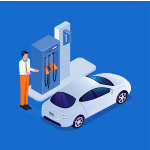
#> input picture ontap/images/cayxang.jpg, 150 x 150 px, found by its file name
$ python bt56.py
#> lines starting #> are read from the running program, lines starting #| are printed output that depends on the picture
import cv2
import numpy as np
import matplotlib.pyplot as plt
img=cv2.imread('.\images\\cayxang.jpg')
#> img is the input picture: shape (150, 150, 3); mean B, G, R 200.4, 122.1, 58.1
img_hsv=cv2.cvtColor(img,cv2.COLOR_BGR2HSV)
#> img_hsv: shape (150, 150, 3); mean H, S, V 105.6, 188.6, 203.2
h,s,v=cv2.split(img_hsv)
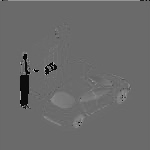
#> h: shape (150, 150); min 0, max 179, mean 105.6
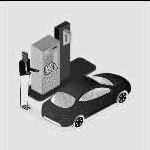
#> s: shape (150, 150); min 0, max 255, mean 188.6
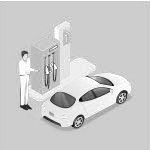
#> v: shape (150, 150); min 7, max 255, mean 203.2
hist1 = cv2.calcHist([h],[0],None,[256],[0,256])
#> hist1 = 256 values, max 15143 at index 106, min 0 at index 1, mean 87.89
plt.plot(hist1, color ="r")
hist2 = cv2.calcHist([s], [0], None, [256], [0, 256])
#> hist2 = 256 values, max 10309 at index 226, min 0 at index 251, mean 87.89
plt.plot(hist2, color = 'b')
hist3 = cv2.calcHist([v], [0], None, [256], [0, 256])
#> hist3 = 256 values, max 11314 at index 205, min 0 at index 0, mean 87.89
plt.plot(hist3, color = 'g')
plt.title("hist kenh h,s,v ")
plt.show()
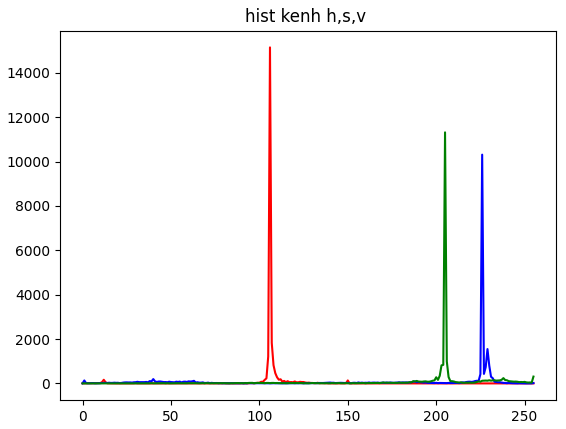
#> figure drawn by matplotlib, 1 panel; curve peaks at x = 106, y = 15143; curve peaks at x = 226, y = 10309; curve peaks at x = 205, y = 11314
hist_hsv = cv2.calcHist(img_hsv,[0],None,[256],[0,256])
#> hist_hsv = 256 values, max 147 at index 255, min 0 at index 8, mean 1.76
plt.plot(hist_hsv)
plt.title("hist kenh hsv ")
plt.show()
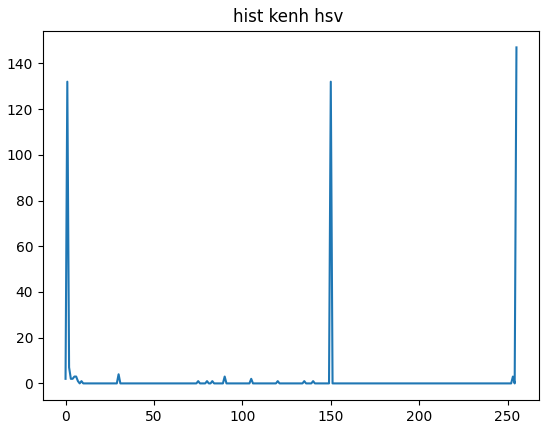
#> figure drawn by matplotlib, 1 panel; curve peaks at x = 255, y = 147
hist_s = cv2.calcHist(s,[0],None,[256],[0,256])
#> hist_s = 256 values, max 132 at index 1, min 0 at index 8, mean 0.586
plt.plot(hist_s)
plt.title("hist kenh s ")
plt.show()
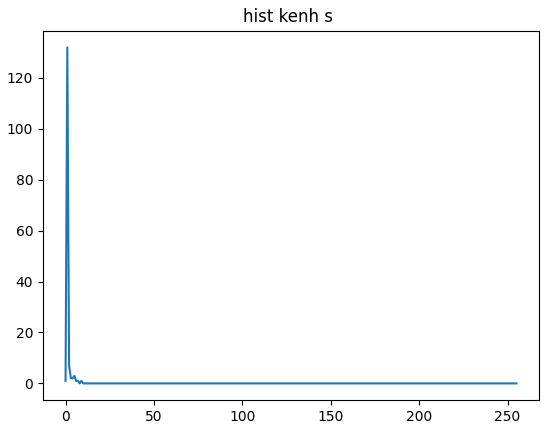
#> figure drawn by matplotlib, 1 panel; curve peaks at x = 1, y = 132
cv2.waitKey(0)
cv2.destroyAllWindows()
